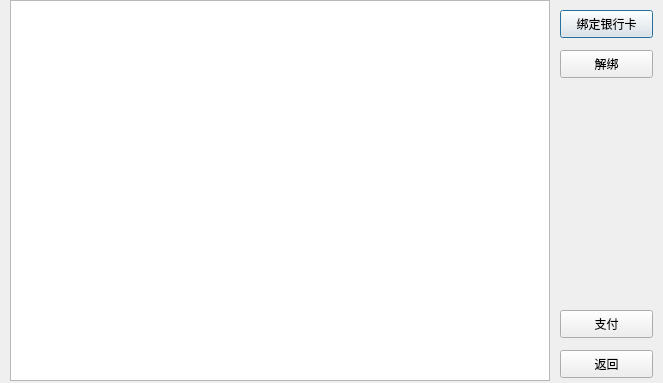
<?xml version="1.0" encoding="UTF-8"?>
<ui version="4.0">
 <class>mycard</class>
 <widget class="QDialog" name="mycard">
  <property name="geometry">
   <rect>
    <x>0</x>
    <y>0</y>
    <width>663</width>
    <height>383</height>
   </rect>
  </property>
  <property name="windowTitle">
   <string>Dialog</string>
  </property>
  <widget class="QTableWidget" name="cardlist">
   <property name="geometry">
    <rect>
     <x>10</x>
     <y>0</y>
     <width>540</width>
     <height>381</height>
    </rect>
   </property>
  </widget>
  <widget class="QPushButton" name="BindBtn">
   <property name="geometry">
    <rect>
     <x>560</x>
     <y>10</y>
     <width>93</width>
     <height>28</height>
    </rect>
   </property>
   <property name="text">
    <string>绑定银行卡</string>
   </property>
  </widget>
  <widget class="QPushButton" name="RemoveBtn">
   <property name="geometry">
    <rect>
     <x>560</x>
     <y>50</y>
     <width>93</width>
     <height>28</height>
    </rect>
   </property>
   <property name="text">
    <string>解绑</string>
   </property>
  </widget>
  <widget class="QPushButton" name="CancelBtn">
   <property name="geometry">
    <rect>
     <x>560</x>
     <y>350</y>
     <width>93</width>
     <height>28</height>
    </rect>
   </property>
   <property name="text">
    <string>返回</string>
   </property>
  </widget>
  <widget class="QPushButton" name="pushButton">
   <property name="geometry">
    <rect>
     <x>560</x>
     <y>310</y>
     <width>93</width>
     <height>28</height>
    </rect>
   </property>
   <property name="text">
    <string>支付</string>
   </property>
  </widget>
 </widget>
 <resources/>
 <connections/>
</ui>
